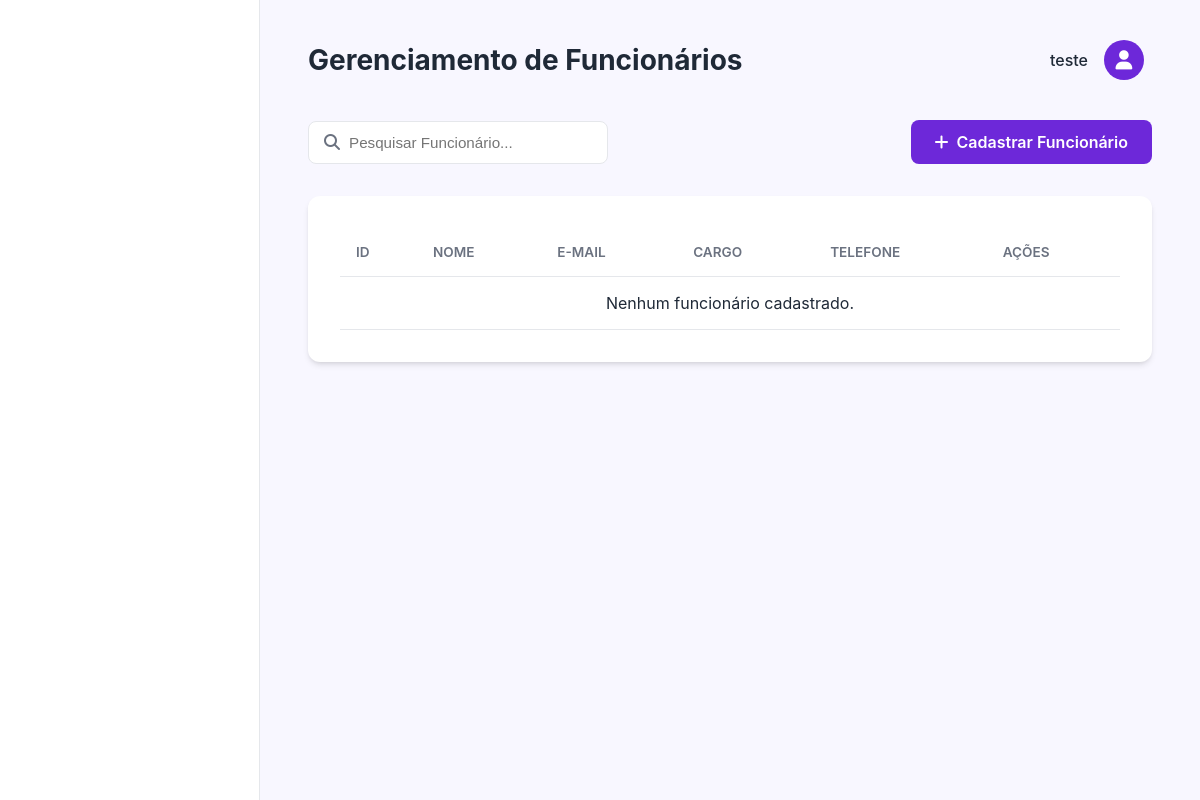
/funcionarios.php (signed in), run on an earlier commit of the app's database.
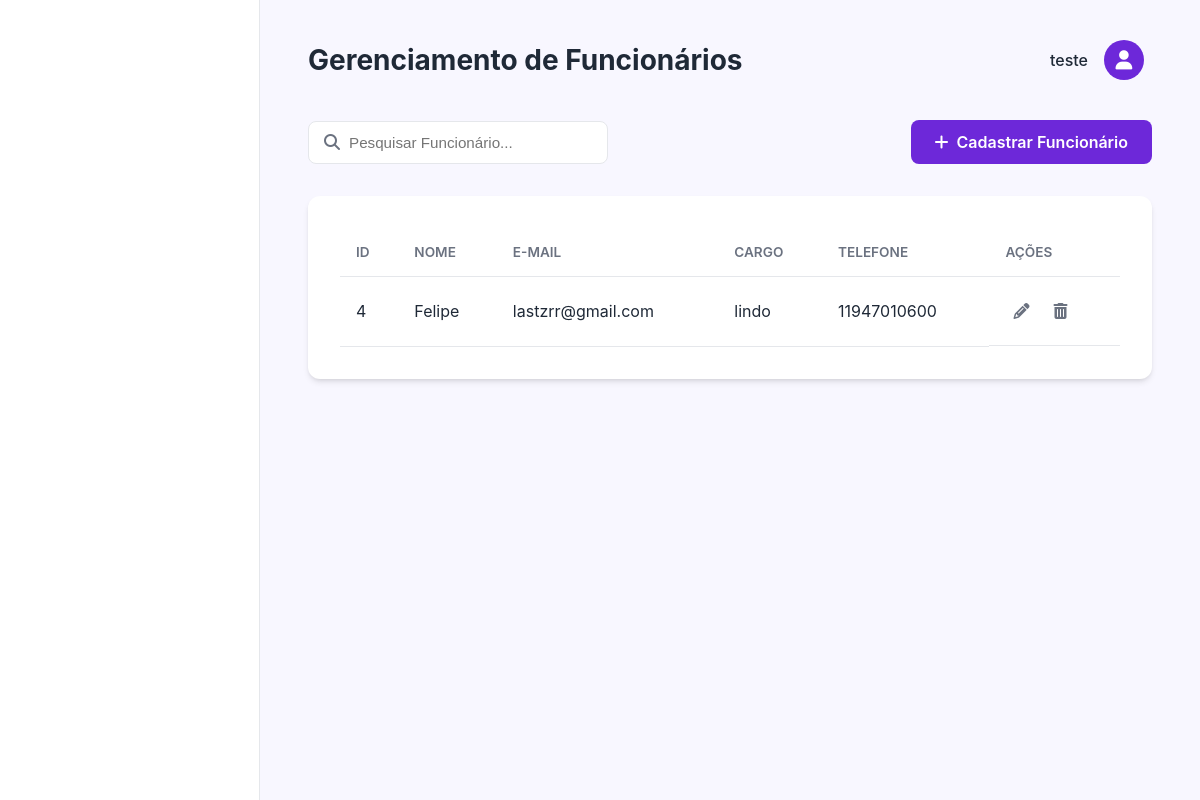
And on a later commit of the database.
### tables this page shows
CREATE TABLE `funcionarios` (
  `id` int(11) NOT NULL,
  `usuario_id` int(11) NOT NULL,
  `nome` varchar(255) NOT NULL,
  `email` varchar(255) NOT NULL,
  `cargo` varchar(100) DEFAULT NULL,
  `telefone` varchar(20) DEFAULT NULL,
  `senha` varchar(255) NOT NULL,
  `status` varchar(20) NOT NULL DEFAULT 'ativo'
);

### funcionarios.php (the view, shortened to what this page needs)
<?php
include_once('config.php');
$sql = "SELECT * FROM funcionarios WHERE status = 'ativo' ORDER BY nome ASC";
$stmt = $pdo->prepare($sql);
$stmt->execute();
$funcionarios = $stmt->fetchAll(PDO::FETCH_ASSOC);
$nome_empresa = $_SESSION['nome_empresa'] ?? 'Empresa';
?>
<!DOCTYPE html>
<html lang="pt-br">
<head>
    <link rel="stylesheet" href="https://cdnjs.cloudflare.com/ajax/libs/font-awesome/6.4.0/css/all.min.css">
    <link rel="stylesheet" href="css/sistema.css">
    <link rel="stylesheet" href="css/estoque.css">
</head>
<body>
    <nav class="sidebar">
    </nav>
    <main class="main-content">
        <header class="main-header">
            <h2>Gerenciamento de Funcionários</h2>
            <div class="user-profile"><span><?= htmlspecialchars($nome_empresa) ?></span><div class="avatar"><i class="fas fa-user"></i></div></div>
        </header>
        <div class="actions-container">
            <div class="search-bar"><i class="fas fa-search"></i><input type="text" placeholder="Pesquisar Funcionário..."></div>
            <a href="funcionario_formulario.php" class="btn-primary"><i class="fas fa-plus"></i> Cadastrar Funcionário</a>
        </div>
        <div class="table-container">
            <table>
                <thead><tr><th>ID</th><th>Nome</th><th>E-mail</th><th>Cargo</th><th>Telefone</th><th>Ações</th></tr></thead>
                <tbody>
                    <?php if (empty($funcionarios)): ?>
                        <tr><td colspan="6" class="text-center">Nenhum funcionário cadastrado.</td></tr>
                    <?php else: ?>
                        <?php foreach ($funcionarios as $funcionario): ?>
                            <tr>
                                <td><?= htmlspecialchars($funcionario['id']) ?></td>
                                <td><?= htmlspecialchars($funcionario['nome']) ?></td>
                                <td><?= htmlspecialchars($funcionario['email']) ?></td>
                                <td><?= htmlspecialchars($funcionario['cargo']) ?></td>
                                <td><?= htmlspecialchars($funcionario['telefone']) ?></td>
                                <td class="actions">
                                    <a href="funcionario_formulario.php?id=<?= $funcionario['id'] ?>" class="btn-action btn-edit"><i class="fas fa-pencil-alt"></i></a>
                                    <a href="processa_funcionario.php?acao=excluir&id=<?= $funcionario['id'] ?>" class="btn-action btn-delete"><i class="fas fa-trash-alt"></i></a>
                                </td>
                            </tr>
                        <?php endforeach; ?>
                    <?php endif; ?>
                </tbody>
            </table>
        </div>
    </main>
</body>
</html>

What changed in the data, as far as the page shows it:
added funcionarios: id "4", nome "Felipe", email "lastzrr@gmail.com", cargo "lindo", telefone "11947010600"
Also different on the page:
text no longer shown: "Nenhum funcionário cadastrado."
